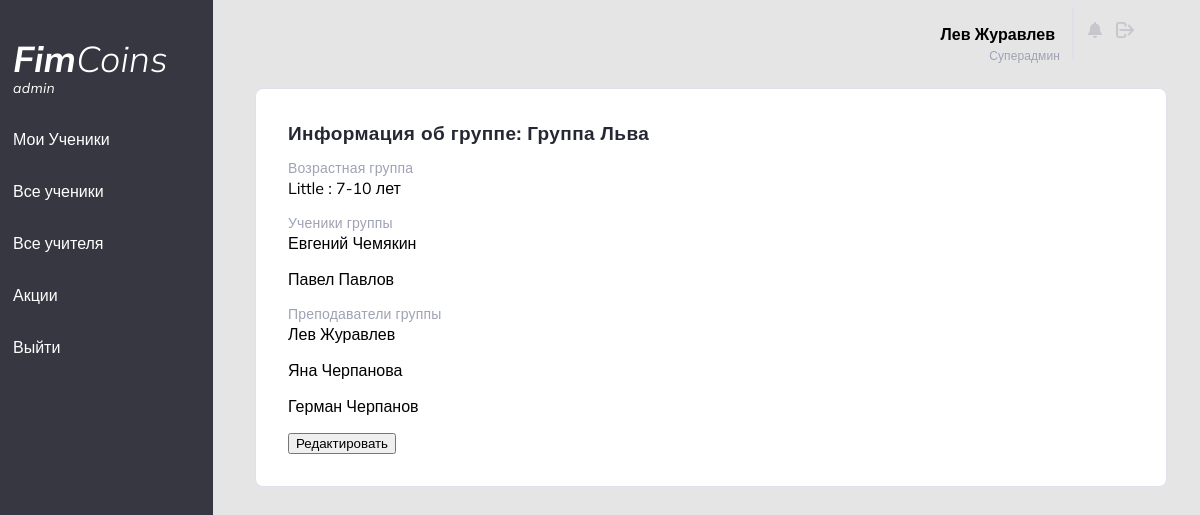
/fimcoinadminAllGroup/lionsgroup/ (signed in), run on the app's committed database.
### mainCoins/models.py (models this page shows, shortened)
class TeachersInfo(models.Model):
    user_name = models.OneToOneField(User, on_delete=models.CASCADE)
    who_add_me = models.ForeignKey(User, related_name='who_add_me', on_delete=models.SET_NULL, null=True,)
    is_super_user = models.BooleanField("Суперадмин", default=False)
    slug = models.SlugField(max_length=150, null=True, blank=True, unique=True)
    email = models.EmailField("Адрес электронной почты", max_length=32, unique=True)
    name = models.CharField("Имя", blank=False, null=True, max_length=32)
    second_name = models.CharField("Фамилия", blank=False, null=True, max_length=32)
    phone_number = models.CharField("Номер телефона", blank=True, null=True, max_length=32)
    password = models.CharField("Пароль", blank=True, null=True, max_length=32, )
    group = models.ManyToManyField(Groups, blank=True)

class Groups(models.Model):
    group_name = models.CharField("Имя группы",
                                  max_length=30,
                                  unique=True)
    slug = models.SlugField(max_length=150, null=True, blank=True, unique=True)
    LITTLE = 'Little'
    MIDDLE = 'Middle'
    OLD = 'Old'
    AGE_CHOICES = [
        (LITTLE, '7-10 лет'),
        (MIDDLE, '10-14 лет'),
        (OLD, '14-17 лет'),
    ]
    group_age = models.CharField("Возраст",
                                 blank=True,
                                 null=True,
                                 max_length=7,
                                 choices=AGE_CHOICES,
                                 default=MIDDLE)
    slug = models.SlugField(max_length=150, null=True, blank=True, unique=True)
    def __str__(self):
        return self.group_name

class StudentsInfo(models.Model):
    user_name = models.OneToOneField(User, on_delete=models.CASCADE, null=True, blank=True)
    slug = models.SlugField(max_length=150, null=True, blank=True, unique=True)
    name = models.CharField("Имя", blank=False, null=True, max_length=32)
    second_name = models.CharField("Фамилия", blank=False, null=True, max_length=32)
    father_name = models.CharField("Отчество", blank=True, null=True, max_length=32)
    date_of_birth = models.DateField("Дата рождения", blank=True, null=True)
    phone_number = models.CharField("Номер телефона", blank=True, null=True, max_length=32)
    password = models.CharField("Password", blank=True, null=True, max_length=32)
    coins = models.IntegerField(default=0, validators=[MinValueValidator(0), MaxValueValidator(1000)])
    notifications = models.TextField("Уведомеления", blank=False, null=True, max_length=4000)
    STUDENT = 'ST'
    DELETED_USER = 'DU'
    GRADUATE = 'GR'
    STATUS_CHOICES = [(STUDENT, 'Ученик'), (DELETED_USER, 'Удаленный студент'), (GRADUATE, 'Выпускник')]
    status_name = models.CharField(blank=True, null=True, max_length=2, choices=STATUS_CHOICES, default=STUDENT, )
    group = models.ForeignKey(Groups, on_delete=models.SET_NULL, blank=True, null=True)
    equities = models.ManyToManyField(Equities, blank=True)

### mainCoins/views.py (the view)
# urls.py: path('fimcoinadminAllGroup/<str:slug>/', groupDetail.as_view(), name='groupDetail'),
class groupDetail(View):
    def get(self, request, slug):
        if chekingForTeacher(request):
            group = Groups.objects.get(slug__iexact=slug)
            return render(request, 'mainCoins/groupDetail.html', {'group': group})
        else:
            return redirect('/')

### mainCoins/views.py (called while the page is built)
def chekingForTeacher(request):
    if request.user.is_authenticated:
        try:
            TeachersInfo.objects.get(user_name=request.user)
            return True
        except:
            return False

### mainCoins/templates/mainCoins/groupDetail.html (shortened to what this page needs)
{% extends 'mainCoins/baseAdmin.html' %}
{% block content %}
<div class="container">
    <div  class="Today_s_trends_block_name">
        Информация об группе: {{group}}
    </div>
     <p class="tabel-header-info-text">
        Возрастная группа
    </p>
    <p>
        {{group.group_age}} : {{group.get_group_age_display}}
    <p class="tabel-header-info-text">
        Ученики группы
    </p>
    {% if group.studentsinfo_set.all.count > 0 %}
    {% for student in group.studentsinfo_set.all %}
        <a href="{% url 'studentdetailurl' slug=student.slug %}"> <p> {{ student.name }} {{ student.second_name }} </p> </a>
    {% endfor %}
    {% else %}
        <p> в группе пока нет учеников </p>
    {% endif %}
     <p class="tabel-header-info-text">
        Преподаватели группы
    </p>
    {% if group.teachersinfo_set.all.count > 0 %}
    {% for teacher in group.teachersinfo_set.all %}
        <a href="{% url 'teacherDetail' slug=teacher.slug %}"> <p> {{ teacher.name }} {{ teacher.second_name }} </p> </a>
    {% endfor %}
    {% else %}
        <p> группу пока никто не ведет </p>
    {% endif %}
    <a href="{% url 'fimCoinAdminEditGroup' slug=group.slug %}" class="notUnderlineLink">
        <button> Редактировать </button>
    </a>
</div>
{% endblock %}

### mainCoins/templates/mainCoins/baseAdmin.html (shortened to what this page needs)
<!DOCTYPE html>
<html lang="ru">
<head>
    {% load static %}
    <link rel="stylesheet" type="text/css" href="{% static 'css/adminStyles.css' %}">
    <link rel="stylesheet" type="text/css" href="{% static 'css/addaptive-admin-styles.css' %}">
</head>
<body>
<div class="LeftMenu">
    <p id="title">
        <a href="/" class="notUnderlineLink">
            <span id="titlebold">Fim</span><span id="titlelight">Coins</span>
        </a>
        <p id="admintext">admin</p>
    </p>
    <a href="/", class="LeftMenu_a">Мои Ученики </a>
    <a href="/fimcoinadminAllStudents", class="LeftMenu_a">Все ученики</a>
    <a href="/fimcoinadminAllTeacher", class="LeftMenu_a">Все учителя</a>
    <a href="/fimcoinadminEquitiess", class="LeftMenu_a">Акции</a>
    <a href="logout", class="LeftMenu_a">Выйти</a>
</div>
<div class="main">
    <div class="Header">
    <div class="User_info">
        <a href="{% url 'teacherDetail' slug=request.user.teachersinfo.slug %}" style="color: black; text-decoration: none;">
            <p class="username"> {{request.user.teachersinfo.name}} {{request.user.teachersinfo.second_name}}</p>
        </a>
    </div>
    <div class="verticalLine"></div>
        {% if request.user.is_authenticated %}
    <div class="icons">
        {% if request.user.is_superuser %}
        <a href="/admin", class="notUnderlineLink">
            <img class ="icon"  id="notification" src="{% static 'icons/Vector.png' %}">
        </a>
        {% endif %}
        <a href="{% url 'logout' %}">
            <img class ="icon", id="logout"src="{% static 'icons/logOutIco.png' %}">
        </a>
    </div>
        {% endif %}
</div>
    {% if request.user.teachersinfo.is_super_user %}
        <p class="little_gray" style="text-align: right; margin-right: 122px; margin-top: -12px;" > Суперадмин </p>
    {% endif %}
{% block content %}
{% endblock %}
</div>
<div class="hamburger-menu">
    <ul class="menu__box">
      <li><a class="menu__item" href="/">Мои Ученики</a></li>
			<li><a class="menu__item" href="/fimcoinadminAllStudents">Все ученики</a></li>
			<li><a class="menu__item" href="/fimcoinadminAllTeacher">Все учителя</a></li>
			<li><a class="menu__item" href="/fimcoinadminEquitiess">Акции</a></li>
			<li><a class="menu__item" href="{% url 'logout' %}">Выйти</a></li>
    </ul>
  </div>
</body>
</html>

### static/css/adminStyles.css (style rules this page uses)
body { background-color: #E5E5E5; }
.LeftMenu { background-color: #363740; color: white; margin-top: 0px; font-family: 'Mulish', sans-serif; height: 100%; width: 200px; position: fixed; z-index: 1; top: 0; left: 0; overflow-x: hidden; padding-top: 20px; padding-left: 13px; }
.LeftMenu_a { padding-top: 16px; padding-bottom: 16px; text-decoration: none; font-size: 25px; color: white; display: block; font-style: normal; font-weight: normal; font-size: 16px; line-height: 20px; }
#admintext { font-style: italic; font-weight: normal; font-size: 14px; line-height: 18px; letter-spacing: 0.3px; margin-top: -18px; }
.notUnderlineLink { text-decoration: none; color: white; }
#titlebold { font-family: 'Mulish', sans-serif; font-style: italic; font-weight: bold; font-size: 36px; line-height: 45px; letter-spacing: 0.3px; }
#titlelight { font-family: 'Mulish', sans-serif; font-style: italic; font-weight: 300; font-size: 36px; letter-spacing: 0.3px; height: 36px; margin: 0px; }
.main { font-family: 'Mulish', sans-serif; margin-left: 220px; padding: 0px 10px; }
.Header { margin-left: 44px; margin-right: 44px; display: flex; }
.User_info { margin-left: auto; margin-right: 0; display: flex; text-align: right; font-style: normal; font-weight: bold; }
.verticalLine { border: 1px solid #DFE0EB; width: 0px; margin-left: 17px; }
.icons { width: 64px; text-align: center; }
.icon { width: 14px; height: 16px; margin-left: 10px; }
#notification { margin-top: 14px; width: 14px; height: 16px; }
#logout { width: 18px; height: 16px; }
.container { position: absolute; background-color: white; left: 255px; right: 33px; top: 88px; border: 1px solid #DFE0EB; box-sizing: border-box; border-radius: 8px; padding: 32px; margin-bottom: 18px; }
.Today_s_trends_block_name { font-family: 'Mulish', sans-serif; font-style: normal; font-weight: bold; font-size: 19px; line-height: 24px; margin: 0px; letter-spacing: 0.4px; color: #252733; }
.little_gray { margin: 0; font-family: 'Mulish', sans-serif; font-style: normal; font-weight: normal; font-size: 12px; line-height: 16px; letter-spacing: 0.1px; color: #9FA2B4; }
.tabel-header-info-text { font-family: 'Mulish', sans-serif; font-style: normal; font-weight: normal; font-size: 14px; line-height: 18px; margin-bottom: -15px; display: flex; align-items: center; letter-spacing: 0.2px; color: #9FA2B4; }
a { text-decoration: none; color: black; }

### data on the page
Groups: group_name "Группа Льва", group_age "Little", group_age "7-10 лет"
StudentsInfo: name "Евгений", second_name "Чемякин"
StudentsInfo: name "Павел", second_name "Павлов"
TeachersInfo: name "Лев", second_name "Журавлев"
TeachersInfo: name "Яна", second_name "Черпанова"
TeachersInfo: name "Герман", second_name "Черпанов"

### other printed values
{{ request.user.teachersinfo.name }} "Лев"
{{ request.user.teachersinfo.second_name }} "Журавлев"
